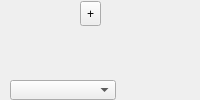
    <widget class="QStackedWidget" name="stackedWidget">
     <property name="sizePolicy">
      <sizepolicy hsizetype="Maximum" vsizetype="Preferred">
       <horstretch>0</horstretch>
       <verstretch>0</verstretch>
      </sizepolicy>
     </property>
     <property name="minimumSize">
      <size>
       <width>10</width>
       <height>10</height>
      </size>
     </property>
     <property name="currentIndex">
      <number>1</number>
     </property>
     <widget class="QWidget" name="page"/>
     <widget class="QWidget" name="page_2">
      <widget class="QLineEdit" name="editAlphacode">
       <property name="geometry">
        <rect>
         <x>-101</x>
         <y>-184</y>
         <width>535</width>
         <height>27</height>
        </rect>
       </property>
       <property name="sizePolicy">
        <sizepolicy hsizetype="MinimumExpanding" vsizetype="Fixed">
         <horstretch>0</horstretch>
         <verstretch>0</verstretch>
        </sizepolicy>
       </property>
       <property name="minimumSize">
        <size>
         <width>260</width>
         <height>0</height>
        </size>
       </property>
      </widget>
      <widget class="QLabel" name="lblVendorCode">
       <property name="geometry">
        <rect>
         <x>-225</x>
         <y>-151</y>
         <width>112</width>
         <height>27</height>
        </rect>
       </property>
       <property name="text">
        <string>Vendor Code:</string>
       </property>
       <property name="alignment">
        <set>Qt::AlignRight|Qt::AlignTrailing|Qt::AlignVCenter</set>
       </property>
      </widget>
      <widget class="QLabel" name="label_11">
       <property name="geometry">
        <rect>
         <x>-225</x>
         <y>-184</y>
         <width>112</width>
         <height>27</height>
        </rect>
       </property>
       <property name="text">
        <string>Alphacode:</string>
       </property>
       <property name="alignment">
        <set>Qt::AlignRight|Qt::AlignTrailing|Qt::AlignVCenter</set>
       </property>
      </widget>
      <widget class="QLineEdit" name="editVendorcode">
       <property name="geometry">
        <rect>
         <x>-107</x>
         <y>-151</y>
         <width>535</width>
         <height>27</height>
        </rect>
       </property>
      </widget>
      <widget class="QLabel" name="label_18">
       <property name="geometry">
        <rect>
         <x>-150</x>
         <y>0</y>
         <width>112</width>
         <height>27</height>
        </rect>
       </property>
       <property name="text">
        <string>Department:</string>
       </property>
       <property name="alignment">
        <set>Qt::AlignRight|Qt::AlignTrailing|Qt::AlignVCenter</set>
       </property>
      </widget>
      <widget class="QComboBox" name="departmentsCombo">
       <property name="geometry">
        <rect>
         <x>10</x>
         <y>80</y>
         <width>106</width>
         <height>20</height>
        </rect>
       </property>
      </widget>
      <widget class="QToolButton" name="btnCreateDepartment">
       <property name="geometry">
        <rect>
         <x>80</x>
         <y>1</y>
         <width>21</width>
         <height>25</height>
        </rect>
       </property>
       <property name="toolTip">
        <string>Add New Department</string>
       </property>
       <property name="statusTip">
        <string>Add New Department</string>
       </property>
       <property name="text">
        <string>+</string>
       </property>
      </widget>
      <widget class="QLabel" name="label_17">
       <property name="geometry">
        <rect>
         <x>-232</x>
         <y>-1</y>
         <width>90</width>
         <height>27</height>
        </rect>
       </property>
       <property name="text">
        <string>Subcategory:</string>
       </property>
      </widget>
     </widget>
    </widget>
